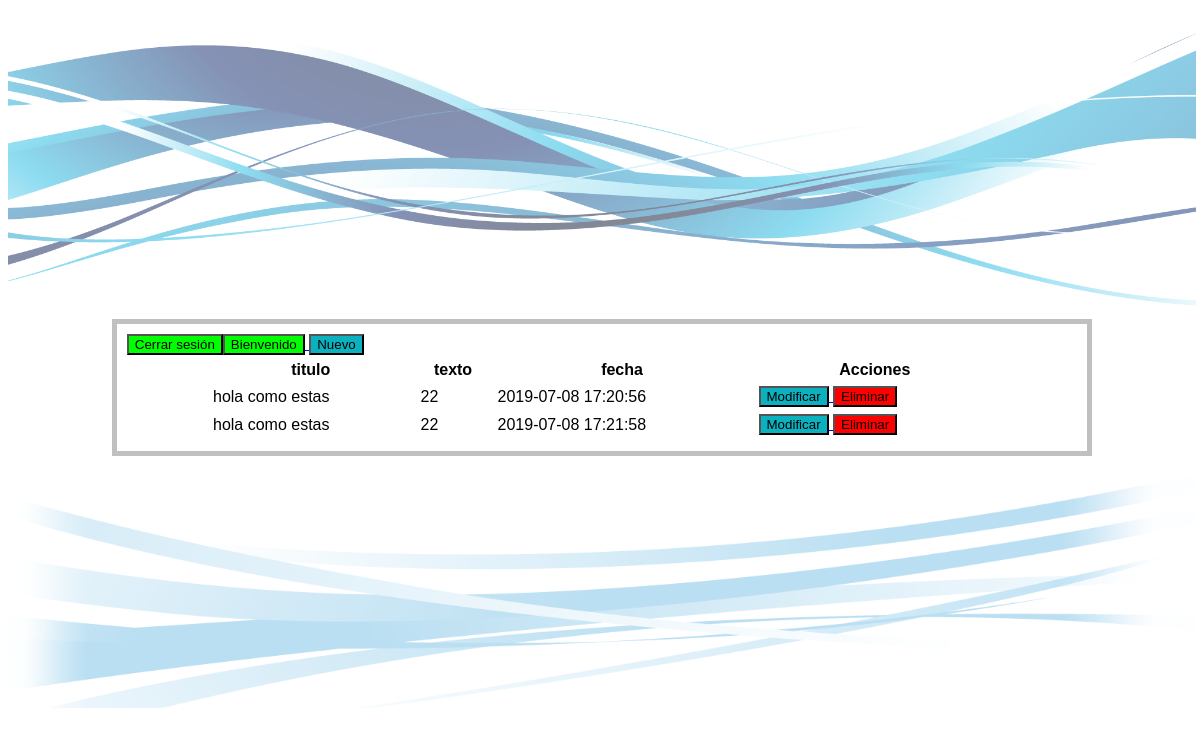
Page /Proyecto/vistas/home.php on the earlier database version.
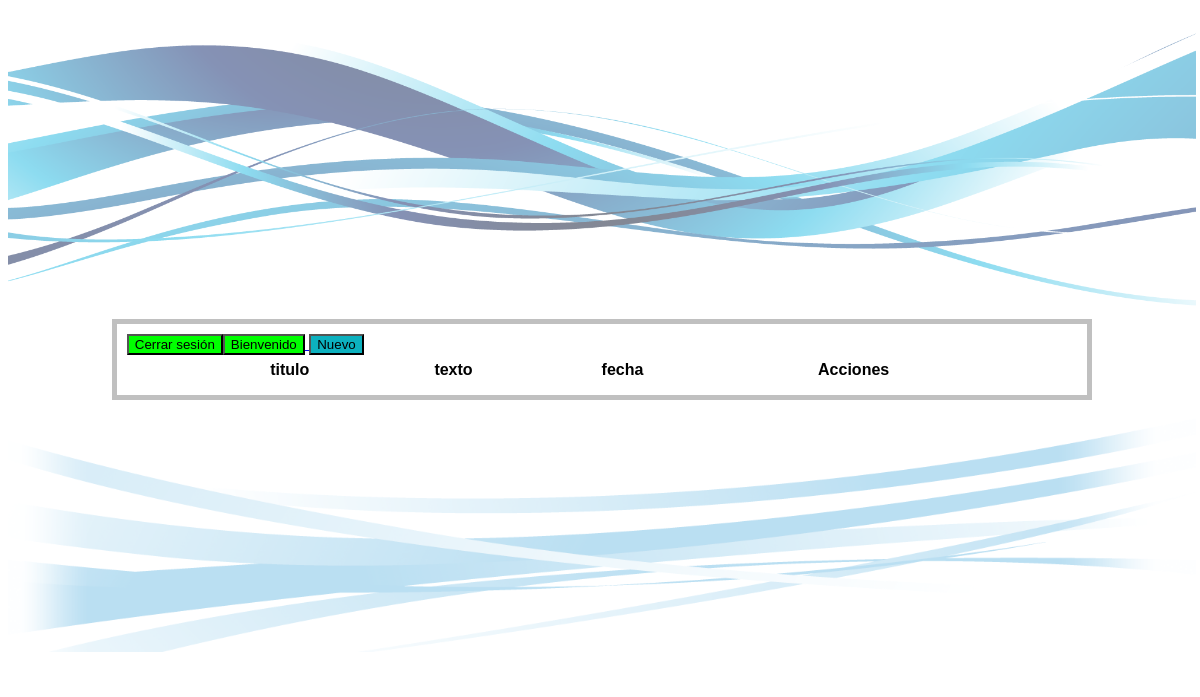
Same page on the later database version.
### tables this page shows
CREATE TABLE `publicaciones` (
  `id` int(11) NOT NULL,
  `usuario_id` int(11) NOT NULL,
  `titulo` varchar(150) NOT NULL,
  `texto` varchar(255) NOT NULL,
  `fecha` datetime NOT NULL DEFAULT CURRENT_TIMESTAMP
);

### Proyecto/vistas/home.php (the view, shortened to what this page needs)
<!DOCTYPE html>
<html lang="es">
<head>
    <link rel="stylesheet" href="style_home.css">
    </head>
    <body>
    <div class="todo">
  <div id="cabecera">
    <img src="img/swirl.png" width="1188" id="img1">
  </div>
 <div id="contenido">
    <table style="margin: auto; width: 800px; border-collapse: separate; border-spacing: 10px 5px;">
            <th>titulo</th>
            <th>texto</th>
            <th>fecha</th>
            <th>Acciones</th>
            <a href="includes/logout.php"><button type="button" class="btn-cerrar">Cerrar sesión</button></a>
            <a href="perfil.php"><button type="button" class="btn-ir">Bienvenido <strong><?php echo $_SESSION['ids'];?></strong> </button></a>
     <a href="nuevo_clasi1.php"> <button type="button" class="btn-info">Nuevo</button> </a>
      <?php
        include "conexion.php";
      $sentecia="SELECT * FROM publicaciones ";
        $resultado= $conexion->query($sentecia) or die (mysqli_error($conexion));
        while($fila=$resultado->fetch_assoc())
        {
          echo "<tr>";
            echo "<td>"; echo $fila['titulo']; echo "</td>";
            echo "<td>"; echo $fila['texto']; echo "</td>";
            echo "<td>"; echo $fila['fecha']; echo "</td>";
             echo "<td>";
            echo "<a href='modif_clasi1.php?id=".$fila['id']."'> <button type='button' class=' btn-modi'>Modificar</button> </a>";
            echo " <a href='eliminar_clasi.php?id=".$fila['id']."'> <button type='button' class=' btn-danger'>Eliminar</button> </a>";
            echo "</td>";
          echo "</tr>";
        }
      ?>
    </table>
  </div>
    <div id="footer">
        <img src="img/swirl2.png" id="img2">
    </div>
</div>
</body>
</html>

### Proyecto/style_home.css (style rules this page uses)
#cabecera { opacity: 1; text-align: center; }
#contenido { border: 5px solid silver; margin: 0px auto; width: 80%; background: while; padding: 10px; }
#img2 { height: 30%; width: 100%; }
.btn-info { background: #0CB1BF; color:black; }
.btn-ir { background: lime; color:black; }
.btn-cerrar { background: lime; color:black; }
body { box-sizing: border-box; font-family: Arial;display: flex; }
.btn-danger { background: red; color:black; }
.btn-modi { background: #0CB1BF; color:black; }

Differences in the rows shown:
removed publicaciones: titulo "hola como estas", texto "22", fecha "2019-07-08 17:20:56"
removed publicaciones: titulo "hola como estas", texto "22", fecha "2019-07-08 17:21:58"
